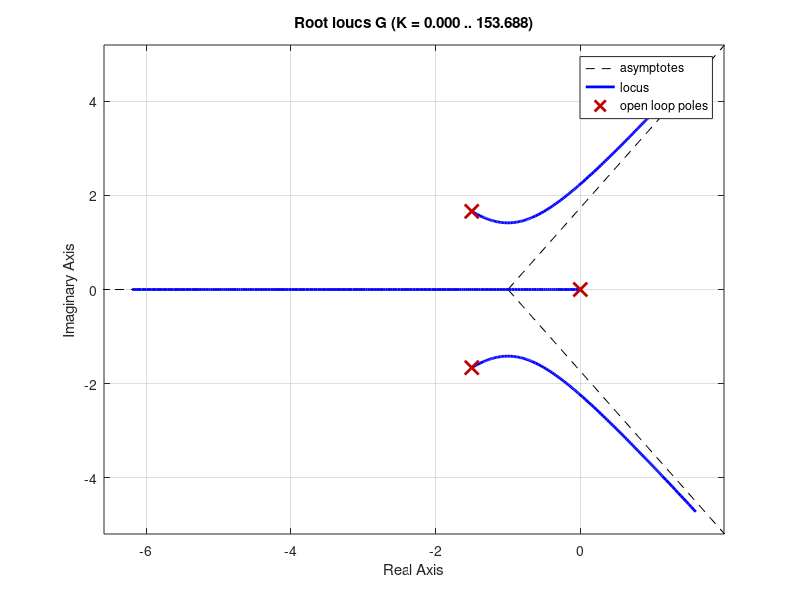

Write the MATLAB code that produced this figure. (Note: this script raises an error after producing the figure.)
G = tf(1, [1, 3, 5, 0]);
rlocus(G);
rise_times = [0, 0];
i = 1;
kp_range = 0.01:0.01:20;
for kp=kp_range
    series_G = series(G, kp);
    net_G = feedback(series_G, 1);
    info = stepinfo(net_G);
    rise_times(i) = info.RiseTime;
    i = i + 1;
end
figure
plot(kp_range, rise_times);
title("Rise Time vs K_p");
xlabel("K_p");
ylabel("Rise Time (s)");
min(kp_range(rise_times < 1.5))
min(rise_times)